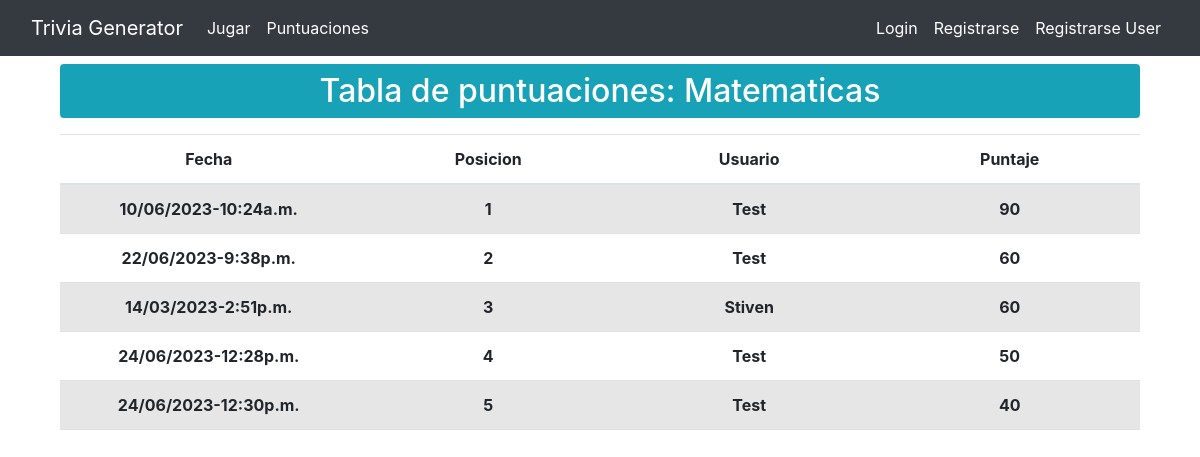
/tablero/1, run on an earlier commit of the app's database.
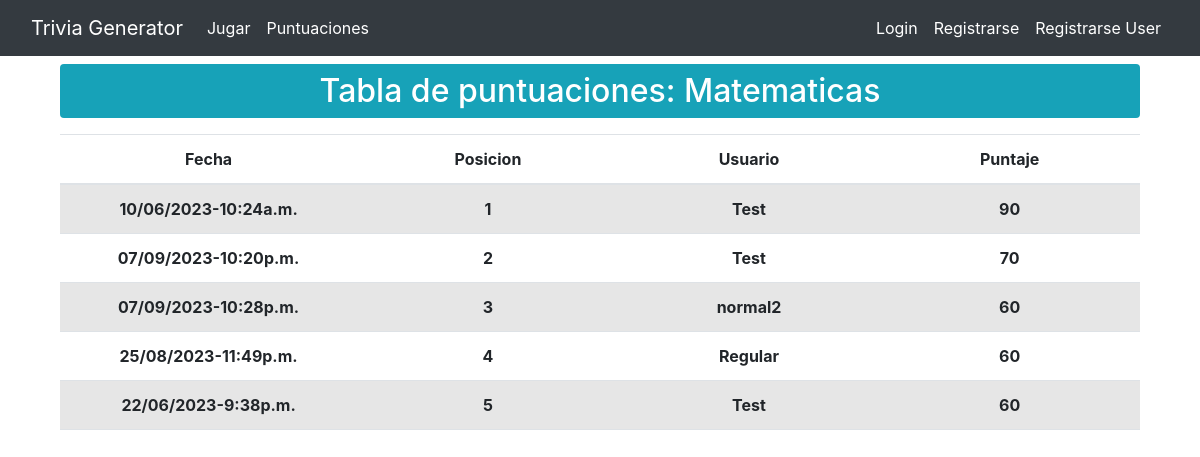
And on a later commit of the database.
### TGApp/models.py (models this page shows, shortened)
class UsuarioTrivia(models.Model):
    usuario = models.ForeignKey(User, on_delete=models.CASCADE)
    puntajeTotal = models.DecimalField(verbose_name='Puntaje Total', default=0, decimal_places=0, max_digits=10)
    trivia = models.ForeignKey(Trivia, on_delete=models.CASCADE, null=False)
    fecha = models.DateTimeField(default=timezone.now)

### TGApp/views.py (the view)
# urls.py: path('tablero/<int:trivia_id>', views.tablero, name='tablero'),
def tablero(request, trivia_id):
    trivia = Trivia.objects.get(id=trivia_id)
    total_usuarios_quiz = UsuarioTrivia.objects.filter(trivia=trivia).order_by('-puntajeTotal', '-fecha')
    contador = total_usuarios_quiz.count()
    context = {
        'trivia':trivia,
        'usuario_quiz':total_usuarios_quiz[:5],
        'contar_user':contador
    }
    return render(request, 'jugar/tablero.html', context)

### TGApp/models.py (called while the page is built)
    def __str__(self):
        return self.nombre

### TGApp/templates/jugar/tablero.html
{% extends "TGApp/base.html" %}
{% block contenido %}
{% if contar_user == 0 %}
	<div class="container">
		<div class="mt-2 p-3 bg-background text-body rounded">
			<h2 class="text-center">
				No hay puntuaciones registradas.
			</h2>
		</div>
	</div>
{% else %}
	<div class="container">
		<h2 class="mb-3 p-2 text-center bg-info text-white rounded"> Tabla de puntuaciones: {{ trivia }} </h2>
		<table class="table table-striped table-bodered">
			<thead>
				<tr class="text-center">
					<th class="col-xl-1">Fecha</th>
					<th class="col-sm-1">Posicion</th>
					<th class="col-sm-1">Usuario</th>
					<th class="col-sm-1">Puntaje</th>
				</tr>
			</thead>
			<tbody>
				{% for user_quiz in usuario_quiz %}
					<tr class="text-center">
						<th class="col-sm-1">{{user_quiz.fecha|date:"d/m/Y-fa" }}</th>
						<th class="col-sm-1">{{forloop.counter}}</th>
						<th class="col-sm-1">{{user_quiz.usuario.username}}</th>
						<th class="col-sm-1">{{user_quiz.puntajeTotal}}</th>
					</tr>
				{% endfor %}
			</tbody>
		</table>
	</div>
{% endif %}
{% endblock %}

What changed in the data, as far as the page shows it:
no longer on this page (row edited): UsuarioTrivia: fecha "14/03/2023-2:51p.m.", usuario.username "Stiven", puntajeTotal "60"
no longer on this page (row unchanged): UsuarioTrivia: fecha "24/06/2023-12:28p.m.", usuario.username "Test", puntajeTotal "50"
no longer on this page (row unchanged): UsuarioTrivia: fecha "24/06/2023-12:30p.m.", usuario.username "Test", puntajeTotal "40"
added UsuarioTrivia: fecha "07/09/2023-10:20p.m.", usuario.username "Test", puntajeTotal "70"
added UsuarioTrivia: fecha "07/09/2023-10:28p.m.", usuario.username "normal2", puntajeTotal "60"
added UsuarioTrivia: fecha "25/08/2023-11:49p.m.", usuario.username "Regular", puntajeTotal "60"
